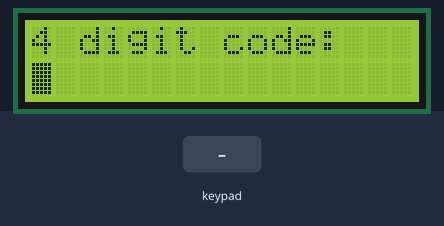
This sketch was run on a simulated Arduino Uno, built with avr-gcc and run on an emulated ATmega328P. Shown: 16×2 character LCD. Inputs (shaded band) come from the test bench. What the sketch prints to the serial monitor is not drawn.

Above: at 1.2 s.
1.3 s: keypad keys 1 3 9 7 pressed 0.4 s apart
At 2.64 s:
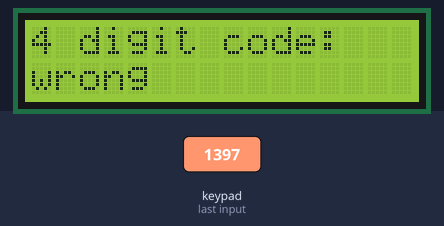
4.8 s: key 'A' pressed
7.8 s: key 'B' pressed
At 10.5 s:
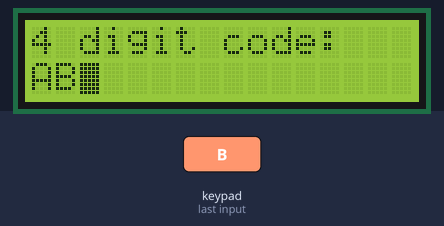
10.8 s: keypad keys 1 2 3 4 # pressed 0.4 s apart
At 15.5 s:
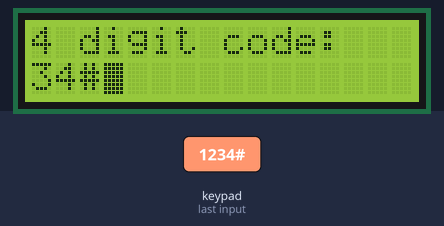
15.8 s: key '4' pressed
At 18.6 s:
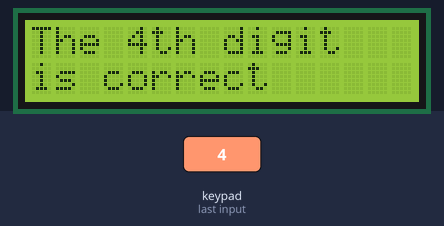
18.8 s: key 'C' pressed
At 22.69 s:
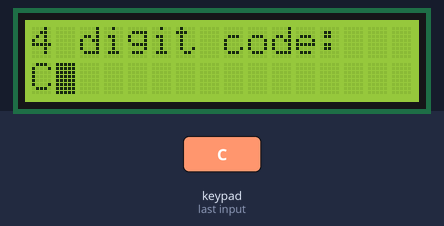
Timing chart, 0 to 22.8 s (numbered marks = the images above; inputs shaded):
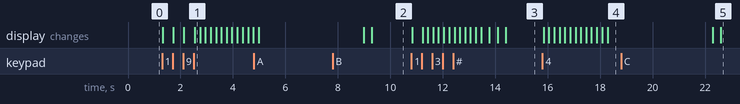

The sketch:

exquisite_fyyran_bigery1.ino
```cpp
#include <LiquidCrystal.h>
#include <Keypad.h>
// initialize the library with the numbers of the interface pins
LiquidCrystal lcd(12, 11, 5, 4, 3, 2);
const byte ROWS = 4;
const byte COLS = 4;

//Initialising keys
char hexaKeys[ROWS][COLS] = {
  {'1', '2', '3', 'A'},
  {'4', '5', '6', 'B'},
  {'7', '8', '9', 'C'},
  {'*', '0', '#', 'D'}
};

byte rowPins[ROWS] = {A0, A1, A2, A3};
byte colPins[COLS] = {A4, A5, 6, 9};

Keypad customKeypad = Keypad(makeKeymap(hexaKeys), rowPins, colPins, ROWS, COLS);


// Global Variables

int passcode[] = {1, 2, 3 ,4};

int Success = 0;
int line = 0;
int attemptnum = 0;
int entrylocation[] = {0, 0, 0, 0};
const char* wordslocation[] = {"1st", "2nd", "3rd", "4th"};
int clearline = 0;


void setup() {
  // set up the LCD's number of columns and rows:
  lcd.begin(16, 2);
  Serial.begin(9600);
  // Print a message to the LCD.
  lcd.print("4 digit code:");

}

void loop() {
  Success = 0;
  if (clearline == 1){
  lcd.clear();
  lcd.setCursor(0, 0);
  lcd.print("4 digit code:");
  clearline = 0;
  }

  // set the cursor to column 0, line 1
  lcd.setCursor(line, 1);
  // Keypad print code
  char customkey = customKeypad.getKey();
  lcd.blink();
  // Print Keypad press
  if (customkey){
    lcd.print(customkey);
    Serial.println(customkey);
    // Convert from ASCII to number
    int alpha = customkey - 48;
    entrylocation[line] = alpha;
    // Moves the cursor over by one when the loop starts again
    line = line + 1;
  }

// Checks for correct Answer
  if (line==4){
  for (int i = 0;  i <= 4; i++)
  {
  if (entrylocation[i] == passcode[i])
    {
    Success = (Success + 1);
    if (Success == 4){
      lcd.noBlink();
      lcd.clear();
      lcd.setCursor(0,0);
      lcd.print("YOU HAVE WON");
      lcd.setCursor(0, 1);
      lcd.print("Congragulations");
      delay(10000); }

    }
  }
  }

  Serial.println("Success numer is");
  Serial.println(Success);


  // Tells the user they have failed at entering the correct code
  if (line == 4){
    attemptnum = attemptnum + 1;
    for (int count = 0; count <=5; count++)
    {
      lcd.noBlink();
      lcd.setCursor(0, 1);
      lcd.print("wrong");
      delay(200);
      lcd.setCursor(0, 1);
      lcd.print("       ");
      delay(200);
      lcd.clear();
      lcd.setCursor(0,0);
      lcd.print(4-attemptnum);
      lcd.print(" attempts left");
      line = 0;
      clearline = 1;
    }
  if (attemptnum == 4){
      lcd.noBlink();
      lcd.clear();
      lcd.setCursor(0,0);
      lcd.print("YOU HAVE FAILED");
      lcd.setCursor(0, 1);
      lcd.print("GAME OVER");
      delay(5000);
    }
  for (int i = 0; i <=4; i++) {
    if (entrylocation[i] == passcode[i])
    {
      lcd.setCursor(0,0);
      lcd.print("The ");
      lcd.print(wordslocation[i]);
      lcd.print(" digit   ");
      lcd.setCursor(0,1);
      lcd.print("is correct  ");
      Serial.print(wordslocation[1]);
      delay(4000);
      clearline = 1;
    }
  }
  }
}
 
```

Measured:
- after the input at 1.3 s, the display: first changes at once (image 1 shows a later state)
- after the input at 7.8 s, the display: first differs from a run without the input after 1.5 s (image 2)
- after the input at 10.8 s, the display: first changes at once (image 3 shows a later state)
- after the input at 15.8 s, the display: first changes after 0.05 s (image 4 shows a later state)
- after the input at 18.8 s, the display: first differs from a run without the input after 3.8 s (image 5)
